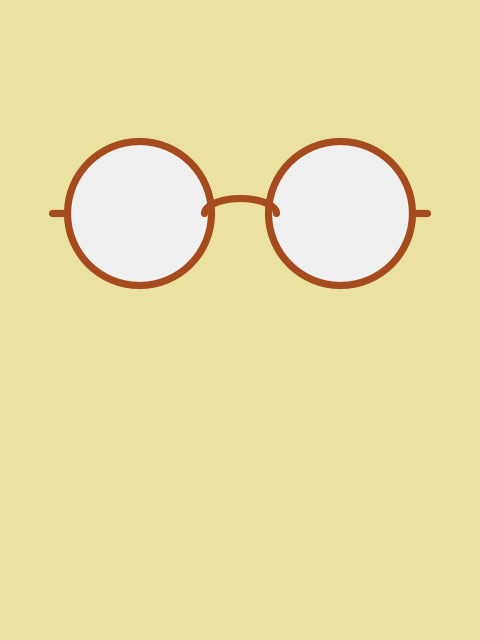
Frame 1 (no input)
Frame 2 (the mouse pressed at the canvas centre, redrawn once): identical to frame 1, image omitted

The Processing sketch that drew this single still picture (run headless with seeded random() and noise(); the mouse was pressed at the canvas centre and the sketch redrawn once):

// Processing sketch: gandhi
// ── gandhi.pde
// Manuale di Programmazione Cinematografica
// Daniele Olmisani, 2016

// Gandhi (1983)


final color PAPER = color(235, 225, 160);
final color INK1 = color(240);
final color INK2 = color(165, 75, 30);


void setup() {
  size(480, 640);
  noLoop();
}


void draw() {
  
  //lens diameter
  float s1 = 0.3 * min(width, height);
  //lens border
  float s2 = 0.05*s1;
  //lens center
  float cx = 0.7*s1;
  //lens external border
  float bx = cx + 0.5*s1;
  
  translate(width/2.0, height/3.0);
  
  background(PAPER);
  
  fill(INK1);
  stroke(INK2);
  strokeWeight(s2);
  
  ellipse(-cx, 0, s1, s1);
  ellipse( cx, 0, s1, s1);
  
  noFill();
  arc(0, 0, 0.5*s1, 4.0*s2, -PI, 0, OPEN);
  line(-bx-2*s2, 0, -bx, 0);
  line( bx+2*s2, 0,  bx, 0);
  
  save("gandhi.png");
}
